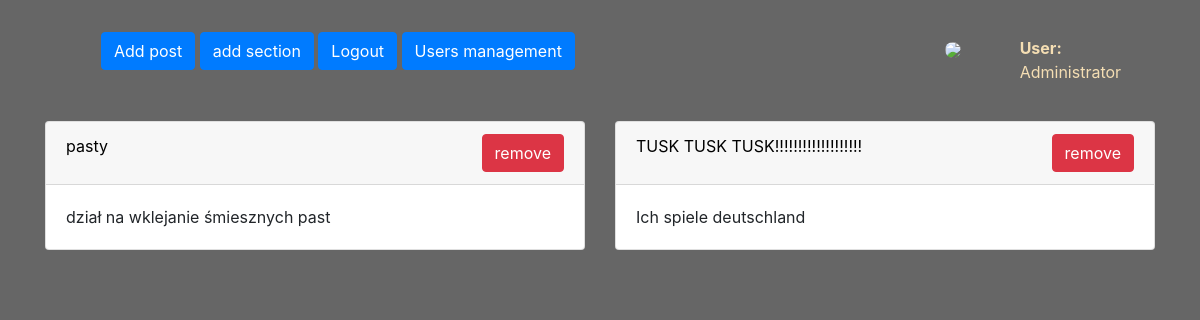
Screenshot of / (signed in) with the database file from the repository.
### app.py (models this page shows, shortened)
class Urzyszkodnik(Base):
     __tablename__='urzyszkodniki'
     id = Column(Integer, primary_key=True)
     name = Column(String, unique=True)
     password = Column(String, nullable=False)
     rola = Column(Integer, nullable=False, default=0)

class Dzial(Base):
     __tablename__="dzialy"
     id=Column(Integer, primary_key=True)
     tytul = Column(String)
     tresc = Column(String)

### app.py (the view)
@app.route("/")
def index():
     dzialy = session.query(Dzial).order_by(Dzial.id).all()
     try:
          login=flasksession["user_name"]
     except:
          login="Not logged in"
     return(render_template('index.html',
     dzialy=dzialy,
     iloscdzialow=int(len(dzialy)),
     login=login,
     usersmanagment=sprawdzenierangi("usersmanagment"),
     postmanagment=sprawdzenierangi("postmanagment"),
     typ="dzial"
     ))

### app.py (called while the page is built)
def sprawdzenierangi(uprawnienie):
     permited=False
     try:
          rola=session.query(Urzyszkodnik).filter(Urzyszkodnik.id == flasksession["user_id"]).first().rola
          permited=getattr(session.query(Ranga).filter(Ranga.id == rola).first(), str(uprawnienie))
     except:
          None
     if not permited == True:
          permited == False
     return(permited)

### templates/index.html (shortened to what this page needs)
<!doctype html>
  {% block head %}
<html>
  <head>
        <link rel="stylesheet" href="https://cdn.jsdelivr.net/npm/bootstrap@4.6.0/dist/css/bootstrap.min.css">
    <link href="{{ url_for('static', filename='style.css') }}" rel="stylesheet">
  </head>
  {% endblock %}
  <body>
    <div class="container">
      <nav class="navbar">
        <ul>
          {% if not login == "Not logged in" %}
          <a href="url_for('addpost')"><button class="btn btn-primary"> Add post </button></a>
          {% if postmanagment %}
          <a href="{{url_for('adddzial')}}"><button class="btn btn-primary">add section</button></button></a>
          {% endif %}
          <a href="/logout"><button class="btn btn-primary">Logout</button></a>
            {% if usersmanagment %}
            <a href="/admin/users"><button class="btn btn-primary">Users management</button></a>
            {% endif %}
          {% else %}
          <a href="/rejestracja"><button class="btn btn-primary"> Register </button></a>
          <a href="/login"><button class="btn btn-primary">Log in</button></a>
          {% endif %}
        </ul>
        <a href="{{url_for('zarzadzaniekontem')}}">
        <ul class="nav navbar-nav">
          <div class="row">
          <div class="col-4">
          <img class="profilephoto rounded-circle" src="{{url_for('profilowka')}}">
          </div>
            <div class="col-8">
            <b>User:</b> {{login}}
          </div>
          </div>
        </ul>
      </a>
      </nav>
      <div class="row">
       {% for i in range(iloscdzialow) %}
        <div class="col-12, col-md-6 col-sm-offset-1">
       <a href="{{url_for(typ, postid=dzialy[i].id)}}">
          <div class="card">
            <div class="card-header">
              {{dzialy[i].tytul}}
              {% if postmanagment %}
              {%if typ=="post"%}
              <a style="float: right;"  href="{{ url_for('removepost', postid=dzialy[i].id) }}"><button class="btn btn-danger">remove</button></a>
              {% else %}
              <a style="float: right;"  href="{{ url_for('removedzial', dzialid=dzialy[i].id) }}"><button class="btn btn-danger">remove</button></a>
              {% endif %}
              {% endif %}
            </div>
            <div class="card-body">{{dzialy[i].tresc[:120]}}</div>
          </div>
        </div>
        {% endfor %}
      </div>
    </div>
  </body>
</html>

### static/style.css (style rules this page uses)
.container { margin-top: 2%; }
.row { margin-top: 1%; }
body { background-color: #666; }
a { text-decoration: None; color: black; }
.nav { color: wheat; }
.col-sm-offset-1 { margin-top: 1em; }

### templates/index.html (style rules this page uses)
.profilephoto { height: auto; width: 50px; }

### rows the page displays
Urzyszkodnik: name "Administrator"
Dzial: tytul "pasty", tresc "dział na wklejanie śmiesznych past"
Dzial: tytul "TUSK TUSK TUSK!!!!!!!!!!!!!!!!!!!", tresc "Ich spiele deutschland"
